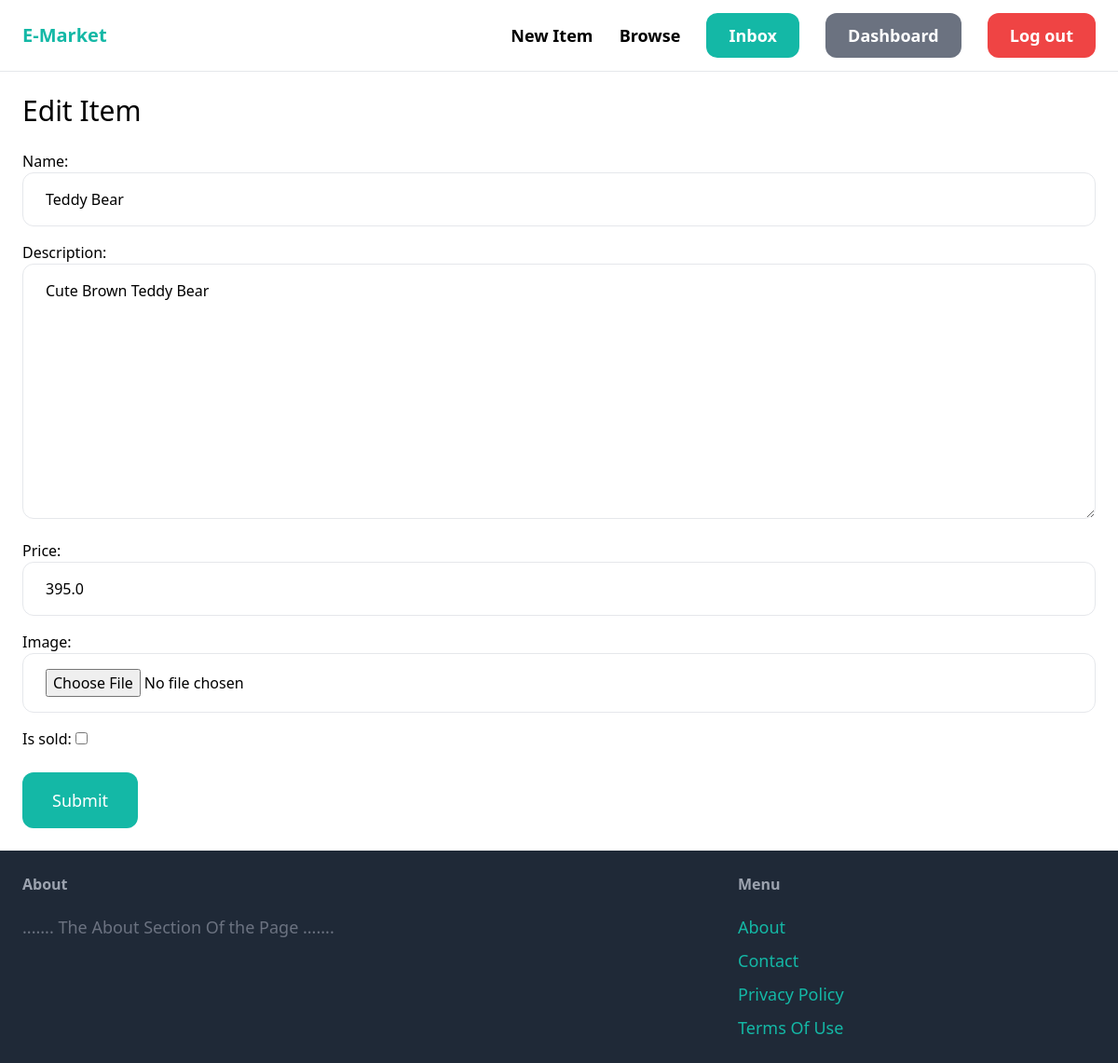
The page /items/1/edit/ (signed in) on the database its author committed.
### item/models.py (models this page shows, shortened)
class Item(models.Model):
    category = models.ForeignKey(Category, related_name = "items", on_delete=models.CASCADE)
    name = models.CharField(max_length = 255)
    description = models.TextField(blank=True , null = True)
    price = models.FloatField()
    image = models.ImageField(upload_to="item_images", blank=True , null=True)
    is_sold = models.BooleanField(default = False)
    created_by = models.ForeignKey(User , related_name = "items" , on_delete=models.CASCADE)
    created_at = models.DateTimeField(auto_now_add=True)

### item/views.py (the view)
# urls.py: path("<int:pk>/edit/", views.edit , name ="edit"),
@login_required
def edit(request ,pk):
    item = get_object_or_404(Item , pk = pk , created_by = request.user)
    if request.method == "POST":
        form = EditItemForm(request.POST , request.FILES , instance=item)
        if form.is_valid():
            form.save()
            return redirect("item:detail", pk =item.id)
    else:
        form = EditItemForm(instance=item)
    return render(request,"item/form.html",{
        'form' : form,
        'title' : "Edit Item",
    })

### item/forms.py
class EditItemForm(forms.ModelForm):
    class Meta:
        model = Item
        fields = ('name','description','price','image','is_sold')
        widgets = {
            'category':forms.Select(attrs={
                'class' : INPUT_CLASSES,
            }),
            'name':forms.TextInput(attrs={
                'class' : INPUT_CLASSES,
            }),
            'description':forms.Textarea(attrs={
                'class' : INPUT_CLASSES,
            }),
             'price':forms.TextInput(attrs={
                'class' : INPUT_CLASSES,
            }),
             'name':forms.TextInput(attrs={
                'class' : INPUT_CLASSES,
            }),
             'image':forms.FileInput(attrs={
                'class' : INPUT_CLASSES,
            }),
        }

### item/templates/item/form.html (shortened to what this page needs)
{% extends "core/base.html" %}
{% block content %}
    <h1 class="mb-6 text-3xl">{{title}}</h1>
    <form method="POST" action="." enctype="multipart/form-data">
        <div class ="space-y-4">
            {{form.as_p}}
        </div>
        <button class="mt-6 py-4 px-8 text-lg bg-teal-500 hover:bg-teal-700 rounded-xl text-white">Submit</button>
    </form>
{% endblock content %}

### rows shown on the page
Item: name "Teddy Bear", description "Cute Brown Teddy Bear", price "395.0"

### other values the page prints
{{ title }} "Edit Item"
